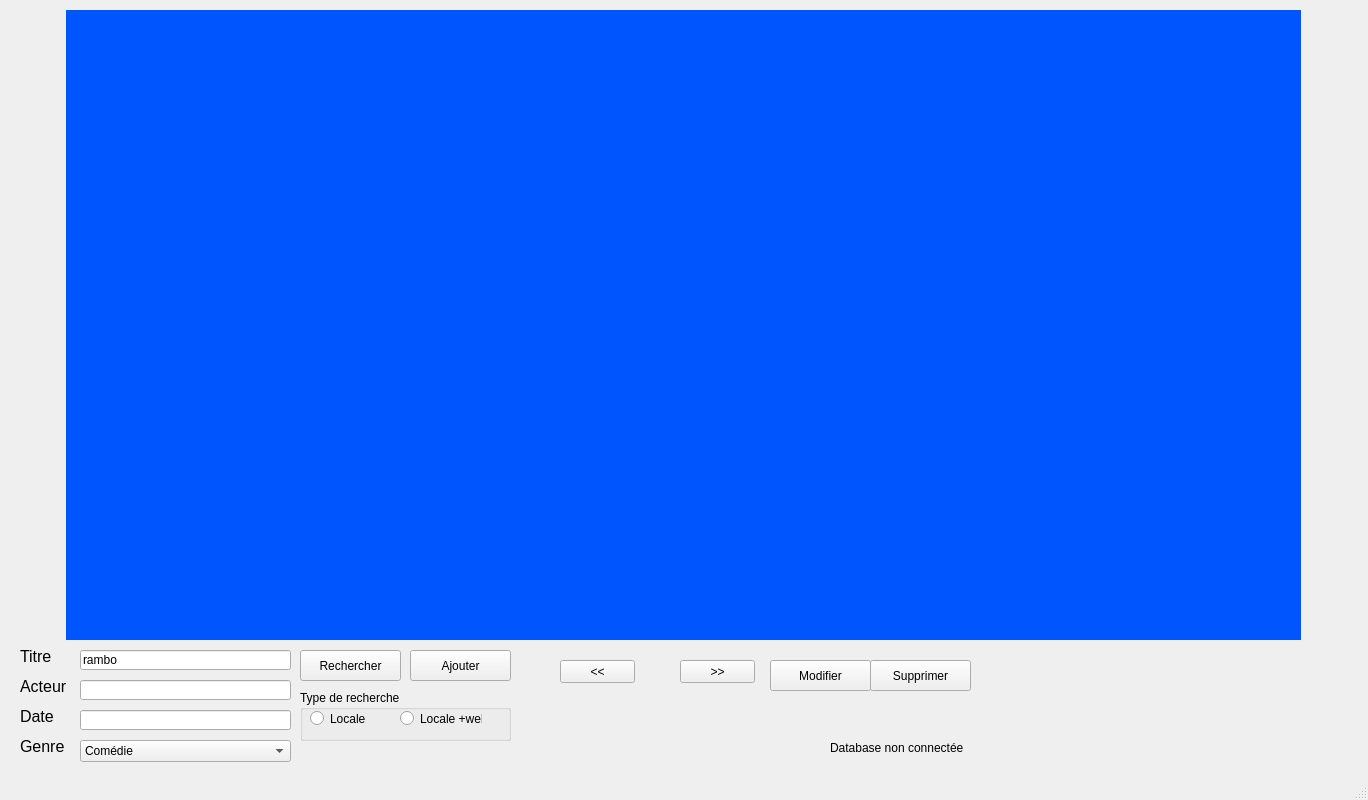
<?xml version="1.0" encoding="UTF-8"?>
<ui version="4.0">
 <class>MainWindow</class>
 <widget class="QMainWindow" name="MainWindow">
  <property name="geometry">
   <rect>
    <x>0</x>
    <y>0</y>
    <width>1368</width>
    <height>800</height>
   </rect>
  </property>
  <property name="windowTitle">
   <string>MainWindow</string>
  </property>
  <property name="tabShape">
   <enum>QTabWidget::Rounded</enum>
  </property>
  <property name="dockNestingEnabled">
   <bool>false</bool>
  </property>
  <widget class="QWidget" name="centralwidget">
   <widget class="QPushButton" name="btn_rechercher">
    <property name="geometry">
     <rect>
      <x>300</x>
      <y>650</y>
      <width>101</width>
      <height>31</height>
     </rect>
    </property>
    <property name="text">
     <string>Rechercher</string>
    </property>
   </widget>
   <widget class="QPushButton" name="btn_ajouter">
    <property name="geometry">
     <rect>
      <x>410</x>
      <y>650</y>
      <width>101</width>
      <height>31</height>
     </rect>
    </property>
    <property name="text">
     <string>Ajouter</string>
    </property>
   </widget>
   <widget class="QPushButton" name="btn_modifier">
    <property name="geometry">
     <rect>
      <x>770</x>
      <y>660</y>
      <width>101</width>
      <height>31</height>
     </rect>
    </property>
    <property name="text">
     <string>Modifier</string>
    </property>
   </widget>
   <widget class="QPushButton" name="btn_supprimer">
    <property name="geometry">
     <rect>
      <x>870</x>
      <y>660</y>
      <width>101</width>
      <height>31</height>
     </rect>
    </property>
    <property name="text">
     <string>Supprimer</string>
    </property>
   </widget>
   <widget class="QLineEdit" name="ln_titre">
    <property name="geometry">
     <rect>
      <x>80</x>
      <y>650</y>
      <width>211</width>
      <height>20</height>
     </rect>
    </property>
    <property name="text">
     <string>rambo</string>
    </property>
   </widget>
   <widget class="QLabel" name="lbl_titre">
    <property name="geometry">
     <rect>
      <x>20</x>
      <y>650</y>
      <width>47</width>
      <height>13</height>
     </rect>
    </property>
    <property name="font">
     <font>
      <pointsize>12</pointsize>
     </font>
    </property>
    <property name="text">
     <string>Titre</string>
    </property>
   </widget>
   <widget class="QLabel" name="lbl__Acteur">
    <property name="geometry">
     <rect>
      <x>20</x>
      <y>680</y>
      <width>47</width>
      <height>13</height>
     </rect>
    </property>
    <property name="font">
     <font>
      <pointsize>12</pointsize>
     </font>
    </property>
    <property name="text">
     <string>Acteur</string>
    </property>
   </widget>
   <widget class="QLineEdit" name="ln_titre_2">
    <property name="geometry">
     <rect>
      <x>80</x>
      <y>680</y>
      <width>211</width>
      <height>20</height>
     </rect>
    </property>
   </widget>
   <widget class="QLabel" name="lbl_date">
    <property name="geometry">
     <rect>
      <x>20</x>
      <y>710</y>
      <width>47</width>
      <height>13</height>
     </rect>
    </property>
    <property name="font">
     <font>
      <pointsize>12</pointsize>
     </font>
    </property>
    <property name="text">
     <string>Date</string>
    </property>
   </widget>
   <widget class="QLineEdit" name="ln_titre_3">
    <property name="geometry">
     <rect>
      <x>80</x>
      <y>710</y>
      <width>211</width>
      <height>20</height>
     </rect>
    </property>
   </widget>
   <widget class="QComboBox" name="cb_genre">
    <property name="geometry">
     <rect>
      <x>80</x>
      <y>740</y>
      <width>211</width>
      <height>22</height>
     </rect>
    </property>
    <item>
     <property name="text">
      <string>Comédie</string>
     </property>
    </item>
    <item>
     <property name="text">
      <string>Trhiller</string>
     </property>
    </item>
    <item>
     <property name="text">
      <string>Horreur</string>
     </property>
    </item>
    <item>
     <property name="text">
      <string>Fiction</string>
     </property>
    </item>
    <item>
     <property name="text">
      <string>Romantique</string>
     </property>
    </item>
   </widget>
   <widget class="QLabel" name="lbl_date_2">
    <property name="geometry">
     <rect>
      <x>20</x>
      <y>740</y>
      <width>47</width>
      <height>13</height>
     </rect>
    </property>
    <property name="font">
     <font>
      <pointsize>12</pointsize>
     </font>
    </property>
    <property name="text">
     <string>Genre</string>
    </property>
   </widget>
   <widget class="QPushButton" name="btn_previous">
    <property name="geometry">
     <rect>
      <x>560</x>
      <y>660</y>
      <width>75</width>
      <height>23</height>
     </rect>
    </property>
    <property name="text">
     <string>&lt;&lt;</string>
    </property>
   </widget>
   <widget class="QPushButton" name="btn_next">
    <property name="geometry">
     <rect>
      <x>680</x>
      <y>660</y>
      <width>75</width>
      <height>23</height>
     </rect>
    </property>
    <property name="text">
     <string>&gt;&gt;</string>
    </property>
   </widget>
   <widget class="QWidget" name="gridLayoutWidget">
    <property name="geometry">
     <rect>
      <x>690</x>
      <y>0</y>
      <width>791</width>
      <height>571</height>
     </rect>
    </property>
    <layout class="QGridLayout" name="hl_minifilm" rowminimumheight="0" columnminimumwidth="0"/>
   </widget>
   <widget class="QStackedWidget" name="dvdtek">
    <property name="geometry">
     <rect>
      <x>66</x>
      <y>10</y>
      <width>1235</width>
      <height>630</height>
     </rect>
    </property>
    <property name="minimumSize">
     <size>
      <width>1235</width>
      <height>0</height>
     </size>
    </property>
    <property name="styleSheet">
     <string notr="true">border-color: rgb(0, 0, 255);
background-color: rgb(0, 85, 255);</string>
    </property>
    <widget class="QWidget" name="page_1">
     <widget class="QWidget" name="gridLayoutWidget_2">
      <property name="geometry">
       <rect>
        <x>0</x>
        <y>0</y>
        <width>1241</width>
        <height>631</height>
       </rect>
      </property>
      <layout class="QGridLayout" name="grd1">
       <property name="leftMargin">
        <number>10</number>
       </property>
       <property name="rightMargin">
        <number>10</number>
       </property>
       <property name="spacing">
        <number>10</number>
       </property>
      </layout>
     </widget>
    </widget>
    <widget class="QWidget" name="page_2">
     <widget class="QWidget" name="gridLayoutWidget_3">
      <property name="geometry">
       <rect>
        <x>0</x>
        <y>0</y>
        <width>1241</width>
        <height>631</height>
       </rect>
      </property>
      <layout class="QGridLayout" name="grd2"/>
     </widget>
    </widget>
    <widget class="QWidget" name="page_3">
     <widget class="QWidget" name="gridLayoutWidget_4">
      <property name="geometry">
       <rect>
        <x>0</x>
        <y>0</y>
        <width>1241</width>
        <height>631</height>
       </rect>
      </property>
      <layout class="QGridLayout" name="grd3" columnstretch="0" rowminimumheight="0" columnminimumwidth="0">
       <property name="sizeConstraint">
        <enum>QLayout::SetDefaultConstraint</enum>
       </property>
       <property name="leftMargin">
        <number>10</number>
       </property>
       <property name="rightMargin">
        <number>10</number>
       </property>
       <property name="spacing">
        <number>10</number>
       </property>
      </layout>
     </widget>
    </widget>
    <widget class="QWidget" name="page_4">
     <widget class="QWidget" name="gridLayoutWidget_5">
      <property name="geometry">
       <rect>
        <x>0</x>
        <y>0</y>
        <width>1241</width>
        <height>631</height>
       </rect>
      </property>
      <layout class="QGridLayout" name="grd4" columnstretch="0" rowminimumheight="0" columnminimumwidth="0">
       <property name="sizeConstraint">
        <enum>QLayout::SetDefaultConstraint</enum>
       </property>
       <property name="leftMargin">
        <number>10</number>
       </property>
       <property name="rightMargin">
        <number>10</number>
       </property>
       <property name="spacing">
        <number>10</number>
       </property>
      </layout>
     </widget>
    </widget>
    <widget class="QWidget" name="page_5">
     <widget class="QWidget" name="gridLayoutWidget_6">
      <property name="geometry">
       <rect>
        <x>0</x>
        <y>0</y>
        <width>1241</width>
        <height>631</height>
       </rect>
      </property>
      <layout class="QGridLayout" name="grd5" columnstretch="0" rowminimumheight="0" columnminimumwidth="0">
       <property name="sizeConstraint">
        <enum>QLayout::SetDefaultConstraint</enum>
       </property>
       <property name="leftMargin">
        <number>10</number>
       </property>
       <property name="rightMargin">
        <number>10</number>
       </property>
       <property name="spacing">
        <number>10</number>
       </property>
      </layout>
     </widget>
    </widget>
    <widget class="QWidget" name="page_6">
     <widget class="QWidget" name="gridLayoutWidget_7">
      <property name="geometry">
       <rect>
        <x>0</x>
        <y>0</y>
        <width>1241</width>
        <height>631</height>
       </rect>
      </property>
      <layout class="QGridLayout" name="grd6" columnstretch="0" rowminimumheight="0" columnminimumwidth="0">
       <property name="sizeConstraint">
        <enum>QLayout::SetDefaultConstraint</enum>
       </property>
       <property name="leftMargin">
        <number>10</number>
       </property>
       <property name="rightMargin">
        <number>10</number>
       </property>
       <property name="spacing">
        <number>10</number>
       </property>
      </layout>
     </widget>
    </widget>
    <widget class="QWidget" name="page_7">
     <widget class="QWidget" name="gridLayoutWidget_8">
      <property name="geometry">
       <rect>
        <x>0</x>
        <y>0</y>
        <width>1241</width>
        <height>631</height>
       </rect>
      </property>
      <layout class="QGridLayout" name="grd7" columnstretch="0" rowminimumheight="0" columnminimumwidth="0">
       <property name="sizeConstraint">
        <enum>QLayout::SetDefaultConstraint</enum>
       </property>
       <property name="leftMargin">
        <number>10</number>
       </property>
       <property name="rightMargin">
        <number>10</number>
       </property>
       <property name="spacing">
        <number>10</number>
       </property>
      </layout>
     </widget>
    </widget>
    <widget class="QWidget" name="page_8">
     <widget class="QWidget" name="gridLayoutWidget_9">
      <property name="geometry">
       <rect>
        <x>0</x>
        <y>0</y>
        <width>1241</width>
        <height>631</height>
       </rect>
      </property>
      <layout class="QGridLayout" name="grd8" columnstretch="0" rowminimumheight="0" columnminimumwidth="0">
       <property name="sizeConstraint">
        <enum>QLayout::SetDefaultConstraint</enum>
       </property>
       <property name="leftMargin">
        <number>10</number>
       </property>
       <property name="rightMargin">
        <number>10</number>
       </property>
       <property name="spacing">
        <number>10</number>
       </property>
      </layout>
     </widget>
    </widget>
    <widget class="QWidget" name="page_9">
     <widget class="QWidget" name="gridLayoutWidget_10">
      <property name="geometry">
       <rect>
        <x>0</x>
        <y>0</y>
        <width>1241</width>
        <height>631</height>
       </rect>
      </property>
      <layout class="QGridLayout" name="grd9" columnstretch="0" rowminimumheight="0" columnminimumwidth="0">
       <property name="sizeConstraint">
        <enum>QLayout::SetDefaultConstraint</enum>
       </property>
       <property name="leftMargin">
        <number>10</number>
       </property>
       <property name="rightMargin">
        <number>10</number>
       </property>
       <property name="spacing">
        <number>10</number>
       </property>
      </layout>
     </widget>
    </widget>
    <widget class="QWidget" name="page_10">
     <widget class="QWidget" name="gridLayoutWidget_11">
      <property name="geometry">
       <rect>
        <x>0</x>
        <y>0</y>
        <width>1241</width>
        <height>631</height>
       </rect>
      </property>
      <layout class="QGridLayout" name="grd10" columnstretch="0" rowminimumheight="0" columnminimumwidth="0">
       <property name="sizeConstraint">
        <enum>QLayout::SetDefaultConstraint</enum>
       </property>
       <property name="leftMargin">
        <number>10</number>
       </property>
       <property name="rightMargin">
        <number>10</number>
       </property>
       <property name="spacing">
        <number>10</number>
       </property>
      </layout>
     </widget>
    </widget>
    <widget class="QWidget" name="page_11">
     <widget class="QWidget" name="gridLayoutWidget_12">
      <property name="geometry">
       <rect>
        <x>0</x>
        <y>0</y>
        <width>1241</width>
        <height>631</height>
       </rect>
      </property>
      <layout class="QGridLayout" name="grd11" columnstretch="0" rowminimumheight="0" columnminimumwidth="0">
       <property name="sizeConstraint">
        <enum>QLayout::SetDefaultConstraint</enum>
       </property>
       <property name="leftMargin">
        <number>10</number>
       </property>
       <property name="rightMargin">
        <number>10</number>
       </property>
       <property name="spacing">
        <number>10</number>
       </property>
      </layout>
     </widget>
    </widget>
    <widget class="QWidget" name="page_12">
     <widget class="QWidget" name="gridLayoutWidget_13">
      <property name="geometry">
       <rect>
        <x>0</x>
        <y>0</y>
        <width>1241</width>
        <height>631</height>
       </rect>
      </property>
      <layout class="QGridLayout" name="grd12" columnstretch="0" rowminimumheight="0" columnminimumwidth="0">
       <property name="sizeConstraint">
        <enum>QLayout::SetDefaultConstraint</enum>
       </property>
       <property name="leftMargin">
        <number>10</number>
       </property>
       <property name="rightMargin">
        <number>10</number>
       </property>
       <property name="spacing">
        <number>10</number>
       </property>
      </layout>
     </widget>
    </widget>
    <widget class="QWidget" name="page_13">
     <widget class="QWidget" name="gridLayoutWidget_14">
      <property name="geometry">
       <rect>
        <x>0</x>
        <y>0</y>
        <width>1241</width>
        <height>631</height>
       </rect>
      </property>
      <layout class="QGridLayout" name="grd13" columnstretch="0" rowminimumheight="0" columnminimumwidth="0">
       <property name="sizeConstraint">
        <enum>QLayout::SetDefaultConstraint</enum>
       </property>
       <property name="leftMargin">
        <number>10</number>
       </property>
       <property name="rightMargin">
        <number>10</number>
       </property>
       <property name="spacing">
        <number>10</number>
       </property>
      </layout>
     </widget>
    </widget>
    <widget class="QWidget" name="page_14">
     <widget class="QWidget" name="gridLayoutWidget_15">
      <property name="geometry">
       <rect>
        <x>0</x>
        <y>0</y>
        <width>1241</width>
        <height>631</height>
       </rect>
      </property>
      <layout class="QGridLayout" name="grd14" columnstretch="0" rowminimumheight="0" columnminimumwidth="0">
       <property name="sizeConstraint">
        <enum>QLayout::SetDefaultConstraint</enum>
       </property>
       <property name="leftMargin">
        <number>10</number>
       </property>
       <property name="rightMargin">
        <number>10</number>
       </property>
       <property name="spacing">
        <number>10</number>
       </property>
      </layout>
     </widget>
    </widget>
    <widget class="QWidget" name="page_15">
     <widget class="QWidget" name="gridLayoutWidget_16">
      <property name="geometry">
       <rect>
        <x>0</x>
        <y>0</y>
        <width>1241</width>
        <height>631</height>
       </rect>
      </property>
      <layout class="QGridLayout" name="grd15" columnstretch="0" rowminimumheight="0" columnminimumwidth="0">
       <property name="sizeConstraint">
        <enum>QLayout::SetDefaultConstraint</enum>
       </property>
       <property name="leftMargin">
        <number>10</number>
       </property>
       <property name="rightMargin">
        <number>10</number>
       </property>
       <property name="spacing">
        <number>10</number>
       </property>
      </layout>
     </widget>
    </widget>
    <widget class="QWidget" name="page_16">
     <widget class="QWidget" name="gridLayoutWidget_17">
      <property name="geometry">
       <rect>
        <x>0</x>
        <y>0</y>
        <width>1241</width>
        <height>631</height>
       </rect>
      </property>
      <layout class="QGridLayout" name="grd16" columnstretch="0" rowminimumheight="0" columnminimumwidth="0">
       <property name="sizeConstraint">
        <enum>QLayout::SetDefaultConstraint</enum>
       </property>
       <property name="leftMargin">
        <number>10</number>
       </property>
       <property name="rightMargin">
        <number>10</number>
       </property>
       <property name="spacing">
        <number>10</number>
       </property>
      </layout>
     </widget>
    </widget>
    <widget class="QWidget" name="page_17">
     <widget class="QWidget" name="gridLayoutWidget_18">
      <property name="geometry">
       <rect>
        <x>0</x>
        <y>0</y>
        <width>1241</width>
        <height>631</height>
       </rect>
      </property>
      <layout class="QGridLayout" name="grd17" columnstretch="0" rowminimumheight="0" columnminimumwidth="0">
       <property name="sizeConstraint">
        <enum>QLayout::SetDefaultConstraint</enum>
       </property>
       <property name="leftMargin">
        <number>10</number>
       </property>
       <property name="rightMargin">
        <number>10</number>
       </property>
       <property name="spacing">
        <number>10</number>
       </property>
      </layout>
     </widget>
    </widget>
    <widget class="QWidget" name="page_18">
     <widget class="QWidget" name="gridLayoutWidget_19">
      <property name="geometry">
       <rect>
        <x>0</x>
        <y>0</y>
        <width>1241</width>
        <height>631</height>
       </rect>
      </property>
      <layout class="QGridLayout" name="grd18" columnstretch="0" rowminimumheight="0" columnminimumwidth="0">
       <property name="sizeConstraint">
        <enum>QLayout::SetDefaultConstraint</enum>
       </property>
       <property name="leftMargin">
        <number>10</number>
       </property>
       <property name="rightMargin">
        <number>10</number>
       </property>
       <property name="spacing">
        <number>10</number>
       </property>
      </layout>
     </widget>
    </widget>
    <widget class="QWidget" name="page_19">
     <widget class="QWidget" name="gridLayoutWidget_20">
      <property name="geometry">
       <rect>
        <x>0</x>
        <y>0</y>
        <width>1241</width>
        <height>631</height>
       </rect>
      </property>
      <layout class="QGridLayout" name="grd19" columnstretch="0" rowminimumheight="0" columnminimumwidth="0">
       <property name="sizeConstraint">
        <enum>QLayout::SetDefaultConstraint</enum>
       </property>
       <property name="leftMargin">
        <number>10</number>
       </property>
       <property name="rightMargin">
        <number>10</number>
       </property>
       <property name="spacing">
        <number>10</number>
       </property>
      </layout>
     </widget>
    </widget>
    <widget class="QWidget" name="page_20">
     <widget class="QWidget" name="gridLayoutWidget_21">
      <property name="geometry">
       <rect>
        <x>0</x>
        <y>0</y>
        <width>1241</width>
        <height>631</height>
       </rect>
      </property>
      <layout class="QGridLayout" name="grd20" columnstretch="0" rowminimumheight="0" columnminimumwidth="0">
       <property name="sizeConstraint">
        <enum>QLayout::SetDefaultConstraint</enum>
       </property>
       <property name="leftMargin">
        <number>10</number>
       </property>
       <property name="rightMargin">
        <number>10</number>
       </property>
       <property name="spacing">
        <number>10</number>
       </property>
      </layout>
     </widget>
    </widget>
    <widget class="QWidget" name="page_21">
     <widget class="QWidget" name="gridLayoutWidget_22">
      <property name="geometry">
       <rect>
        <x>0</x>
        <y>0</y>
        <width>1241</width>
        <height>631</height>
       </rect>
      </property>
      <layout class="QGridLayout" name="grd21" columnstretch="0" rowminimumheight="0" columnminimumwidth="0">
       <property name="sizeConstraint">
        <enum>QLayout::SetDefaultConstraint</enum>
       </property>
       <property name="leftMargin">
        <number>10</number>
       </property>
       <property name="rightMargin">
        <number>10</number>
       </property>
       <property name="spacing">
        <number>10</number>
       </property>
      </layout>
     </widget>
    </widget>
   </widget>
   <widget class="QLabel" name="lbl_db_status">
    <property name="geometry">
     <rect>
      <x>830</x>
      <y>740</y>
      <width>141</width>
      <height>16</height>
     </rect>
    </property>
    <property name="text">
     <string>Database non connectée</string>
    </property>
    <property name="textFormat">
     <enum>Qt::PlainText</enum>
    </property>
   </widget>
   <widget class="QGroupBox" name="grp_rechercheType">
    <property name="geometry">
     <rect>
      <x>300</x>
      <y>690</y>
      <width>211</width>
      <height>51</height>
     </rect>
    </property>
    <property name="title">
     <string>Type de recherche</string>
    </property>
    <widget class="QRadioButton" name="rdb_rechLoc">
     <property name="geometry">
      <rect>
       <x>10</x>
       <y>20</y>
       <width>82</width>
       <height>17</height>
      </rect>
     </property>
     <property name="text">
      <string>Locale</string>
     </property>
    </widget>
    <widget class="QRadioButton" name="rdb_rechDist">
     <property name="geometry">
      <rect>
       <x>100</x>
       <y>20</y>
       <width>82</width>
       <height>17</height>
      </rect>
     </property>
     <property name="text">
      <string>Locale +web</string>
     </property>
    </widget>
   </widget>
  </widget>
  <widget class="QMenuBar" name="menubar">
   <property name="geometry">
    <rect>
     <x>0</x>
     <y>0</y>
     <width>1368</width>
     <height>21</height>
    </rect>
   </property>
  </widget>
  <widget class="QStatusBar" name="statusbar"/>
 </widget>
 <resources/>
 <connections/>
</ui>
